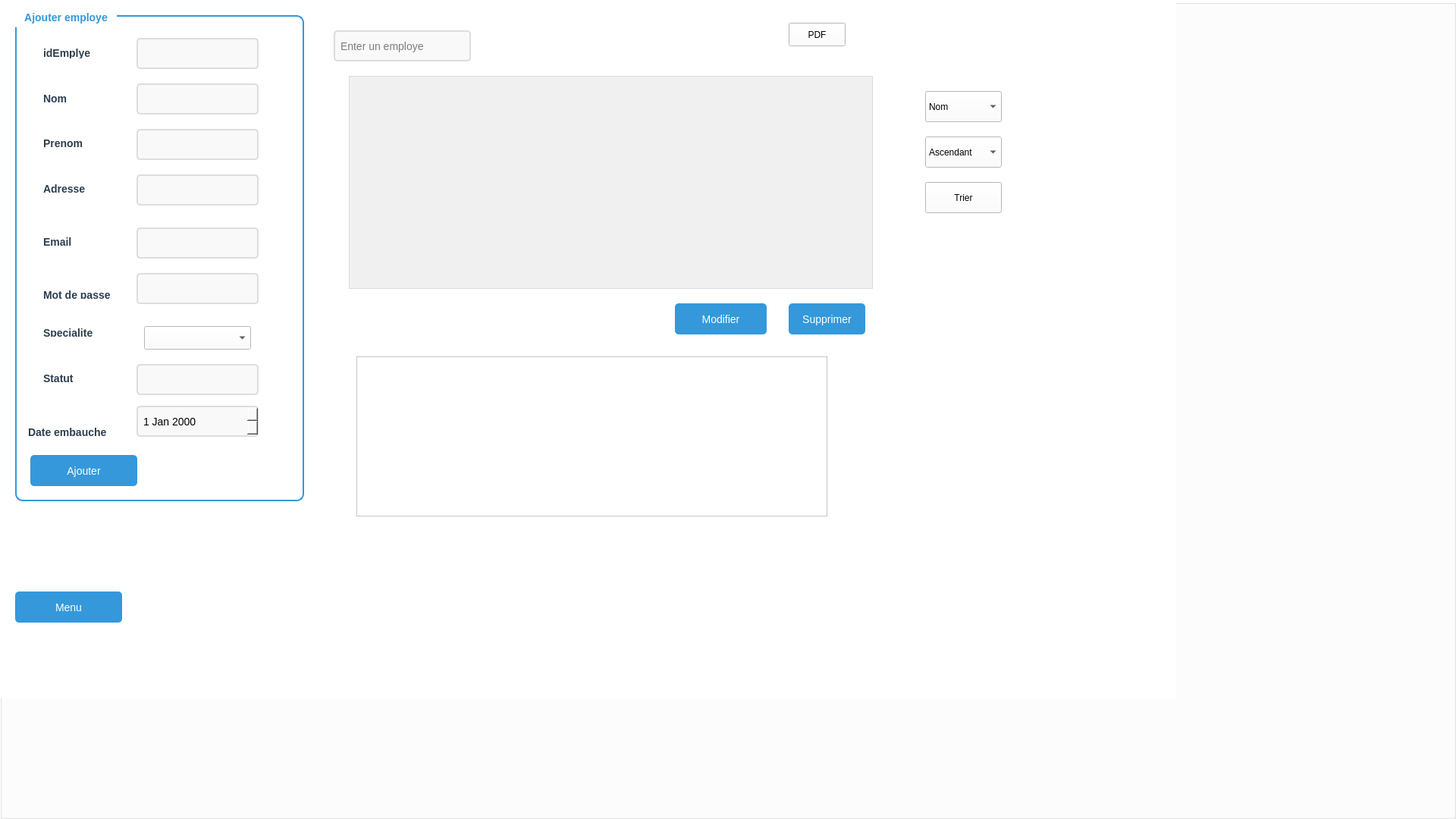
   <widget class="QGroupBox" name="gestion_employe">
    <property name="geometry">
     <rect>
      <x>0</x>
      <y>0</y>
      <width>1920</width>
      <height>1080</height>
     </rect>
    </property>
    <property name="styleSheet">
     <string notr="true">background-color:white;</string>
    </property>
    <property name="title">
     <string/>
    </property>
    <widget class="QStackedWidget" name="stackedWidget_4">
     <property name="geometry">
      <rect>
       <x>0</x>
       <y>0</y>
       <width>1551</width>
       <height>921</height>
      </rect>
     </property>
     <property name="currentIndex">
      <number>0</number>
     </property>
     <widget class="QWidget" name="page_7">
      <widget class="QPushButton" name="modifStadeButton_4">
       <property name="geometry">
        <rect>
         <x>890</x>
         <y>400</y>
         <width>121</width>
         <height>41</height>
        </rect>
       </property>
       <property name="styleSheet">
        <string notr="true">QPushButton {
    background-color: #3498db;
    color: white;
    border-radius: 5px;
    padding: 8px 15px;
    font-size: 14px;
}
QPushButton:hover {
    background-color: #2980b9;
}
QPushButton:pressed {
    background-color: #1c5985;
}
</string>
       </property>
       <property name="text">
        <string>Modifier</string>
       </property>
      </widget>
      <widget class="QPushButton" name="DeleteStadeButton_4">
       <property name="geometry">
        <rect>
         <x>1040</x>
         <y>400</y>
         <width>101</width>
         <height>41</height>
        </rect>
       </property>
       <property name="styleSheet">
        <string notr="true">QPushButton {
    background-color: #3498db;
    color: white;
    border-radius: 5px;
    padding: 8px 15px;
    font-size: 14px;
}
QPushButton:hover {
    background-color: #2980b9;
}
QPushButton:pressed {
    background-color: #1c5985;
}
</string>
       </property>
       <property name="text">
        <string>Supprimer</string>
       </property>
      </widget>
      <widget class="QComboBox" name="comboBoxsortchamp_4">
       <property name="geometry">
        <rect>
         <x>1220</x>
         <y>120</y>
         <width>101</width>
         <height>41</height>
        </rect>
       </property>
       <item>
        <property name="text">
         <string>Nom</string>
        </property>
       </item>
       <item>
        <property name="text">
         <string>Date d'embauche</string>
        </property>
       </item>
      </widget>
      <widget class="QLineEdit" name="lineEdit_9">
       <property name="geometry">
        <rect>
         <x>440</x>
         <y>40</y>
         <width>181</width>
         <height>41</height>
        </rect>
       </property>
       <property name="styleSheet">
        <string notr="true">QLineEdit {
    border: 2px solid #ddd;
    border-radius: 5px;
    padding: 5px;
    font-size: 14px;
    background-color: #f9f9f9;
}
QLineEdit:focus {
    border: 2px solid #3498db;
    background-color: white;
}
</string>
       </property>
       <property name="placeholderText">
        <string>Enter un employe</string>
       </property>
      </widget>
      <widget class="QLabel" name="label_49">
       <property name="geometry">
        <rect>
         <x>1230</x>
         <y>90</y>
         <width>63</width>
         <height>20</height>
        </rect>
       </property>
       <property name="styleSheet">
        <string notr="true">color:white;
</string>
       </property>
       <property name="text">
        <string>Trier par:</string>
       </property>
      </widget>
      <widget class="QTableView" name="tableViewEmploye_4">
       <property name="geometry">
        <rect>
         <x>460</x>
         <y>100</y>
         <width>691</width>
         <height>281</height>
        </rect>
       </property>
       <property name="styleSheet">
        <string notr="true">QTableView {
    background-color: #f0f0f0;
    border: 1px solid #dcdcdc;
    font-size: 12px;
    color: #333;
    selection-background-color: #A3C1D1;
    selection-color: white;
}

QTableView::item {
    padding: 5px;
    border-bottom: 1px solid #ddd;
}

QTableView::header {
    background-color: #4CAF50;
    color: white;
    font-weight: bold;
}
</string>
       </property>
      </widget>
      <widget class="QComboBox" name="comboBox_order_4">
       <property name="geometry">
        <rect>
         <x>1220</x>
         <y>180</y>
         <width>101</width>
         <height>41</height>
        </rect>
       </property>
       <item>
        <property name="text">
         <string>Ascendant</string>
        </property>
       </item>
       <item>
        <property name="text">
         <string>Descendant</string>
        </property>
       </item>
      </widget>
      <widget class="QPushButton" name="trier_Button_4">
       <property name="geometry">
        <rect>
         <x>1220</x>
         <y>240</y>
         <width>101</width>
         <height>41</height>
        </rect>
       </property>
       <property name="text">
        <string>Trier</string>
       </property>
      </widget>
      <widget class="QGroupBox" name="groupBox_9">
       <property name="geometry">
        <rect>
         <x>20</x>
         <y>10</y>
         <width>381</width>
         <height>651</height>
        </rect>
       </property>
       <property name="styleSheet">
        <string notr="true">QGroupBox {
    border: 2px solid #3498db;
    border-radius: 10px;
    margin-top: 10px;
    font-weight: bold;
    font-size: 14px;
    padding: 10px;
}
QGroupBox::title {
    subcontrol-origin: margin;
    subcontrol-position: top left;
    padding: 5px 10px;
    color: #3498db;
}
</string>
       </property>
       <property name="title">
        <string>Ajouter employe</string>
       </property>
       <widget class="QLineEdit" name="idEmploye_4">
        <property name="geometry">
         <rect>
          <x>160</x>
          <y>40</y>
          <width>161</width>
          <height>41</height>
         </rect>
        </property>
        <property name="styleSheet">
         <string notr="true">QLineEdit {
    border: 2px solid #ddd;
    border-radius: 5px;
    padding: 5px;
    font-size: 14px;
    background-color: #f9f9f9;
}
QLineEdit:focus {
    border: 2px solid #3498db;
    background-color: white;
}
</string>
        </property>
       </widget>
       <widget class="QLabel" name="label_50">
        <property name="geometry">
         <rect>
          <x>30</x>
          <y>230</y>
          <width>101</width>
          <height>17</height>
         </rect>
        </property>
        <property name="styleSheet">
         <string notr="true">QLabel {
    font-size: 14px;
    font-weight: bold;
    color: #2c3e50; /* Gris foncé */
    padding: 3px;
}
</string>
        </property>
        <property name="text">
         <string>Adresse</string>
        </property>
       </widget>
       <widget class="QLineEdit" name="lineEdit_nom_4">
        <property name="geometry">
         <rect>
          <x>160</x>
          <y>100</y>
          <width>161</width>
          <height>41</height>
         </rect>
        </property>
        <property name="styleSheet">
         <string notr="true">QLineEdit {
    border: 2px solid #ddd;
    border-radius: 5px;
    padding: 5px;
    font-size: 14px;
    background-color: #f9f9f9;
}
QLineEdit:focus {
    border: 2px solid #3498db;
    background-color: white;
}
</string>
        </property>
       </widget>
       <widget class="QLabel" name="label_51">
        <property name="geometry">
         <rect>
          <x>30</x>
          <y>170</y>
          <width>71</width>
          <height>17</height>
         </rect>
        </property>
        <property name="styleSheet">
         <string notr="true">QLabel {
    font-size: 14px;
    font-weight: bold;
    color: #2c3e50; /* Gris foncé */
    padding: 3px;
}
</string>
        </property>
        <property name="text">
         <string>Prenom</string>
        </property>
       </widget>
       <widget class="QLabel" name="label_52">
        <property name="geometry">
         <rect>
          <x>30</x>
          <y>370</y>
          <width>101</width>
          <height>17</height>
         </rect>
        </property>
        <property name="styleSheet">
         <string notr="true">QLabel {
    font-size: 14px;
    font-weight: bold;
    color: #2c3e50; /* Gris foncé */
    padding: 3px;
}
</string>
        </property>
        <property name="text">
         <string>Mot de passe</string>
        </property>
       </widget>
       <widget class="QLabel" name="label_53">
        <property name="geometry">
         <rect>
          <x>30</x>
          <y>50</y>
          <width>111</width>
          <height>20</height>
         </rect>
        </property>
        <property name="styleSheet">
         <string notr="true">QLabel {
    font-size: 14px;
    font-weight: bold;
    color: #2c3e50; /* Gris foncé */
    padding: 3px;
}
</string>
        </property>
        <property name="text">
         <string>idEmplye</string>
        </property>
       </widget>
       <widget class="QPushButton" name="add_button_4">
        <property name="geometry">
         <rect>
          <x>20</x>
          <y>590</y>
          <width>141</width>
          <height>41</height>
         </rect>
        </property>
        <property name="styleSheet">
         <string notr="true">QPushButton {
    background-color: #3498db;
    color: white;
    border-radius: 5px;
    padding: 8px 15px;
    font-size: 14px;
}
QPushButton:hover {
    background-color: #2980b9;
}
QPushButton:pressed {
    background-color: #1c5985;
}
</string>
        </property>
        <property name="text">
         <string>Ajouter</string>
        </property>
       </widget>
       <widget class="QLineEdit" name="lineEdit_prenom_4">
        <property name="geometry">
         <rect>
          <x>160</x>
          <y>160</y>
          <width>161</width>
          <height>41</height>
         </rect>
        </property>
        <property name="styleSheet">
         <string notr="true">QLineEdit {
    border: 2px solid #ddd;
    border-radius: 5px;
    padding: 5px;
    font-size: 14px;
    background-color: #f9f9f9;
}
QLineEdit:focus {
    border: 2px solid #3498db;
    background-color: white;
}
</string>
        </property>
       </widget>
       <widget class="QLabel" name="label_54">
        <property name="geometry">
         <rect>
          <x>30</x>
          <y>420</y>
          <width>101</width>
          <height>17</height>
         </rect>
        </property>
        <property name="styleSheet">
         <string notr="true">QLabel {
    font-size: 14px;
    font-weight: bold;
    color: #2c3e50; /* Gris foncé */
    padding: 3px;
}
</string>
        </property>
        <property name="text">
         <string>Specialite</string>
        </property>
       </widget>
       <widget class="QLineEdit" name="lineEdit_email_7">
        <property name="geometry">
         <rect>
          <x>160</x>
          <y>290</y>
          <width>161</width>
          <height>41</height>
         </rect>
        </property>
        <property name="styleSheet">
         <string notr="true">QLineEdit {
    border: 2px solid #ddd;
    border-radius: 5px;
    padding: 5px;
    font-size: 14px;
    background-color: #f9f9f9;
}
QLineEdit:focus {
    border: 2px solid #3498db;
    background-color: white;
}
</string>
        </property>
       </widget>
       <widget class="QDateEdit" name="dateEdit_embauche_4">
        <property name="geometry">
         <rect>
          <x>160</x>
          <y>525</y>
          <width>161</width>
          <height>41</height>
         </rect>
        </property>
        <property name="styleSheet">
         <string notr="true">QDateEdit {
    border: 2px solid #ddd;
    border-radius: 5px;
    padding: 5px;
    font-size: 14px;
    background-color: #f9f9f9;
}
QDateEdit::drop-down {
    border: none;
}
</string>
        </property>
       </widget>
       <widget class="QLabel" name="label_55">
        <property name="geometry">
         <rect>
          <x>30</x>
          <y>300</y>
          <width>101</width>
          <height>17</height>
         </rect>
        </property>
        <property name="styleSheet">
         <string notr="true">QLabel {
    font-size: 14px;
    font-weight: bold;
    color: #2c3e50; /* Gris foncé */
    padding: 3px;
}
</string>
        </property>
        <property name="text">
         <string>Email</string>
        </property>
       </widget>
       <widget class="QLineEdit" name="lineEdit_mdp_4">
        <property name="geometry">
         <rect>
          <x>160</x>
          <y>350</y>
          <width>161</width>
          <height>41</height>
         </rect>
        </property>
        <property name="styleSheet">
         <string notr="true">QLineEdit {
    border: 2px solid #ddd;
    border-radius: 5px;
    padding: 5px;
    font-size: 14px;
    background-color: #f9f9f9;
}
QLineEdit:focus {
    border: 2px solid #3498db;
    background-color: white;
}
</string>
        </property>
       </widget>
       <widget class="QLabel" name="label_56">
        <property name="geometry">
         <rect>
          <x>10</x>
          <y>550</y>
          <width>121</width>
          <height>20</height>
         </rect>
        </property>
        <property name="styleSheet">
         <string notr="true">QLabel {
    font-size: 14px;
    font-weight: bold;
    color: #2c3e50; /* Gris foncé */
    padding: 3px;
}
</string>
        </property>
        <property name="text">
         <string>Date embauche</string>
        </property>
       </widget>
       <widget class="QLabel" name="label_57">
        <property name="geometry">
         <rect>
          <x>30</x>
          <y>480</y>
          <width>101</width>
          <height>17</height>
         </rect>
        </property>
        <property name="styleSheet">
         <string notr="true">QLabel {
    font-size: 14px;
    font-weight: bold;
    color: #2c3e50; /* Gris foncé */
    padding: 3px;
}
</string>
        </property>
        <property name="text">
         <string>Statut</string>
        </property>
       </widget>
       <widget class="QLineEdit" name="lineEdit_Adresse_4">
        <property name="geometry">
         <rect>
          <x>160</x>
          <y>220</y>
          <width>161</width>
          <height>41</height>
         </rect>
        </property>
        <property name="styleSheet">
         <string notr="true">QLineEdit {
    border: 2px solid #ddd;
    border-radius: 5px;
    padding: 5px;
    font-size: 14px;
    background-color: #f9f9f9;
}
QLineEdit:focus {
    border: 2px solid #3498db;
    background-color: white;
}
</string>
        </property>
       </widget>
       <widget class="QLineEdit" name="lineEdit_statut_4">
        <property name="geometry">
         <rect>
          <x>160</x>
          <y>470</y>
          <width>161</width>
          <height>41</height>
         </rect>
        </property>
        <property name="styleSheet">
         <string notr="true">QLineEdit {
    border: 2px solid #ddd;
    border-radius: 5px;
    padding: 5px;
    font-size: 14px;
    background-color: #f9f9f9;
}
QLineEdit:focus {
    border: 2px solid #3498db;
    background-color: white;
}
</string>
        </property>
       </widget>
       <widget class="QLabel" name="label_58">
        <property name="geometry">
         <rect>
          <x>30</x>
          <y>110</y>
          <width>111</width>
          <height>20</height>
         </rect>
        </property>
        <property name="styleSheet">
         <string notr="true">QLabel {
    font-size: 14px;
    font-weight: bold;
    color: #2c3e50; /* Gris foncé */
    padding: 3px;
}
</string>
        </property>
        <property name="text">
         <string>Nom </string>
        </property>
       </widget>
       <widget class="QComboBox" name="comboBox_specialite_4">
        <property name="geometry">
         <rect>
          <x>170</x>
          <y>420</y>
          <width>141</width>
          <height>31</height>
         </rect>
        </property>
       </widget>
      </widget>
      <widget class="QPushButton" name="pushButton_10">
       <property name="geometry">
        <rect>
         <x>1040</x>
         <y>30</y>
         <width>75</width>
         <height>31</height>
        </rect>
       </property>
       <property name="text">
        <string>PDF</string>
       </property>
      </widget>
      <widget class="QFrame" name="frame_4">
       <property name="geometry">
        <rect>
         <x>470</x>
         <y>470</y>
         <width>621</width>
         <height>211</height>
        </rect>
       </property>
       <property name="frameShape">
        <enum>QFrame::Shape::StyledPanel</enum>
       </property>
       <property name="frameShadow">
        <enum>QFrame::Shadow::Raised</enum>
       </property>
      </widget>
      <widget class="QPushButton" name="employe_go_to_menu">
       <property name="geometry">
        <rect>
         <x>20</x>
         <y>780</y>
         <width>141</width>
         <height>41</height>
        </rect>
       </property>
       <property name="styleSheet">
        <string notr="true">QPushButton {
    background-color: #3498db;
    color: white;
    border-radius: 5px;
    padding: 8px 15px;
    font-size: 14px;
}
QPushButton:hover {
    background-color: #2980b9;
}
QPushButton:pressed {
    background-color: #1c5985;
}
</string>
       </property>
       <property name="text">
        <string>Menu</string>
       </property>
      </widget>
     </widget>
     <widget class="QWidget" name="page_8">
      <widget class="QLineEdit" name="lineEdit_password_4">
       <property name="geometry">
        <rect>
         <x>470</x>
         <y>310</y>
         <width>211</width>
         <height>41</height>
        </rect>
       </property>
      </widget>
      <widget class="QLineEdit" name="lineEdit_email_8">
       <property name="geometry">
        <rect>
         <x>470</x>
         <y>240</y>
         <width>211</width>
         <height>41</height>
        </rect>
       </property>
      </widget>
      <widget class="QLabel" name="label_59">
       <property name="geometry">
        <rect>
         <x>338</x>
         <y>250</y>
         <width>71</width>
         <height>20</height>
        </rect>
       </property>
       <property name="text">
        <string>email</string>
       </property>
      </widget>
      <widget class="QLabel" name="label_60">
       <property name="geometry">
        <rect>
         <x>338</x>
         <y>320</y>
         <width>81</width>
         <height>20</height>
        </rect>
       </property>
       <property name="text">
        <string>password</string>
       </property>
      </widget>
      <widget class="QPushButton" name="pushButton_11">
       <property name="geometry">
        <rect>
         <x>660</x>
         <y>390</y>
         <width>111</width>
         <height>31</height>
        </rect>
       </property>
       <property name="text">
        <string>Login</string>
       </property>
      </widget>
      <widget class="QPushButton" name="pushButton_12">
       <property name="geometry">
        <rect>
         <x>450</x>
         <y>380</y>
         <width>75</width>
         <height>24</height>
        </rect>
       </property>
       <property name="text">
        <string>forget</string>
       </property>
      </widget>
     </widget>
    </widget>
   </widget>
